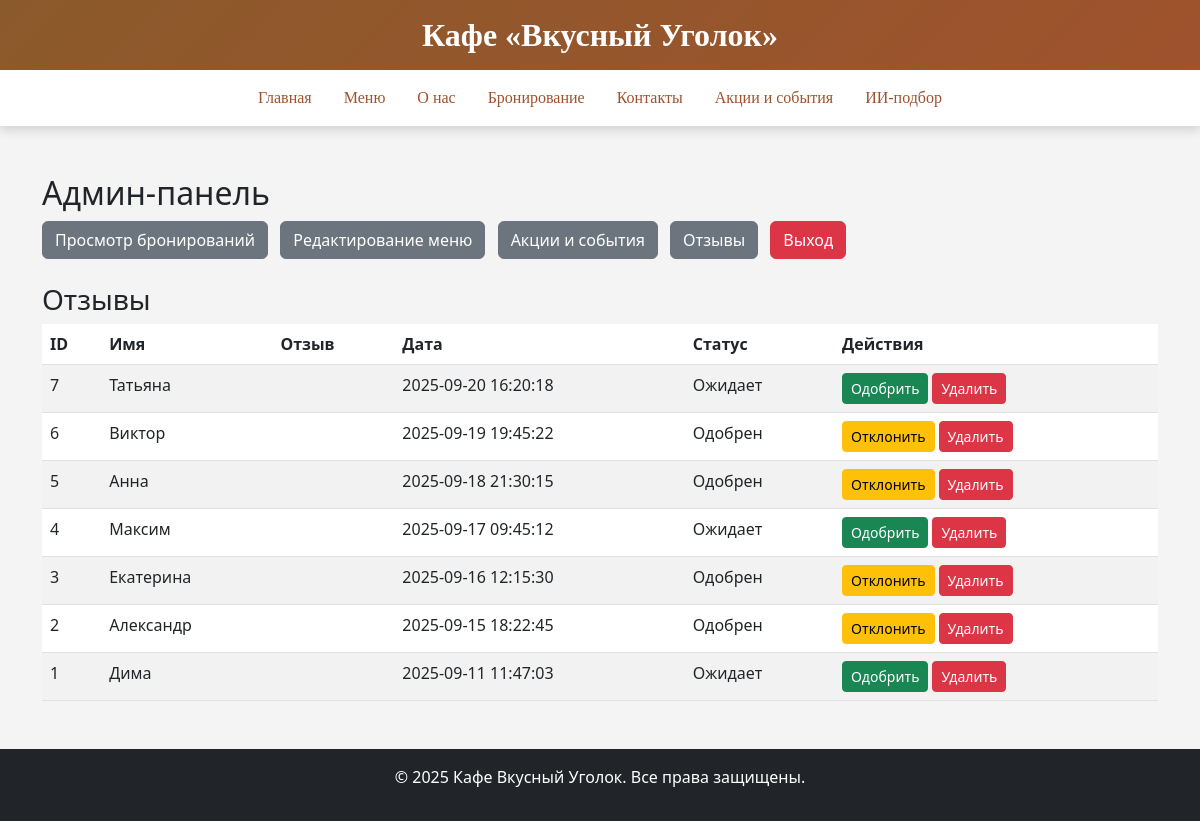
Page /admin.php?section=reviews (signed in) on the committed database.
### tables this page shows
CREATE TABLE reviews (
id int(11) NOT NULL,
name varchar(255) NOT NULL,
message text NOT NULL,
rating int(11) NOT NULL,
status enum('pending','approved','rejected') DEFAULT 'pending',
created_at timestamp DEFAULT CURRENT_TIMESTAMP,
approved tinyint(1) DEFAULT 0
);

### admin.php (the view, shortened to what this page needs)
<?php
include 'includes/db_connect.php';
$csrf = $_SESSION['csrf'];
function sanitize(?string $s): string {
    return htmlspecialchars($s ?? '', ENT_QUOTES | ENT_SUBSTITUTE, 'UTF-8');
}
$section = filter_input(INPUT_GET, 'section', FILTER_DEFAULT) ?? 'bookings';
?>
<!DOCTYPE html>
<html lang="ru">
<head>
    <link href="https://cdn.jsdelivr.net/npm/bootstrap@5.3.0/dist/css/bootstrap.min.css" rel="stylesheet">
    <link href="css/admin.css" rel="stylesheet">
</head>
<body>
<?php include 'includes/header.php'; ?>
<div class="container my-5">
    <h2>Админ-панель</h2>
    <nav class="mb-4">
        <a href="admin.php?section=bookings" class="btn btn-secondary me-2">Просмотр бронирований</a>
        <a href="admin.php?section=menu" class="btn btn-secondary me-2">Редактирование меню</a>
        <a href="admin.php?section=events" class="btn btn-secondary me-2">Акции и события</a>
        <a href="admin.php?section=reviews" class="btn btn-secondary me-2">Отзывы</a>
        <a href="admin.php?logout=1" class="btn btn-danger">Выход</a>
    </nav>
    <?php if ($section === 'bookings'): ?>
        <h3>Список бронирований</h3>
        <div class="mb-3">
            <label for="search" class="form-label">Поиск</label>
            <input type="text" id="search" class="form-control" placeholder="Введите имя, дату, время или контакт" onkeyup="searchBookings()">
        </div>
        <table class="table table-striped" id="bookingsTable">
            <thead>
            <tr><th>ID</th><th>Имя</th><th>Дата</th><th>Время</th><th>Гости</th><th>Контакт</th></tr>
            </thead>
            <tbody id="bookingsBody">
            <?php
            $stmt = $pdo->query("SELECT * FROM bookings ORDER BY date DESC");
            while ($booking = $stmt->fetch(PDO::FETCH_ASSOC)) {
                echo '<tr data-name="'.sanitize($booking['name']).'" data-date="'.sanitize($booking['date']).'" data-time="'.sanitize($booking['time']).'" data-contact="'.sanitize($booking['contact']).'">';
                echo '<td>'.(int)$booking['id'].'</td><td>'.sanitize($booking['name']).'</td><td>'.sanitize($booking['date']).'</td><td>'.sanitize($booking['time']).'</td><td>'.(int)$booking['guests'].'</td><td>'.sanitize($booking['contact']).'</td></tr>';
            }
            ?>
            </tbody>
        </table>
        <script>
            function searchBookings() {
                const input = document.getElementById('search').value.toLowerCase();
                const rows = document.getElementById('bookingsBody').getElementsByTagName('tr');
                for (let i = 0; i < rows.length; i++) {
                    const name = rows[i].getAttribute('data-name').toLowerCase();
                    const date = rows[i].getAttribute('data-date').toLowerCase();
                    const time = rows[i].getAttribute('data-time').toLowerCase();
                    const contact = rows[i].getAttribute('data-contact').toLowerCase();
                    rows[i].style.display = (name.includes(input) || date.includes(input) || time.includes(input) || contact.includes(input)) ? '' : 'none';
                }
            }
        </script>
    <?php elseif ($section === 'reviews'): ?>
        <h3>Отзывы</h3>
        <table class="table table-striped">
            <thead>
            <tr><th>ID</th><th>Имя</th><th>Отзыв</th><th>Дата</th><th>Статус</th><th>Действия</th></tr>
            </thead>
            <tbody>
            <?php
            $stmt = $pdo->query("SELECT * FROM reviews ORDER BY created_at DESC");
            while ($review = $stmt->fetch(PDO::FETCH_ASSOC)) {
                echo '<tr>';
                echo '<td>'.(int)$review['id'].'</td>';
                echo '<td>'.sanitize($review['name']).'</td>';
                echo '<td>'.nl2br(sanitize($review['review'])).'</td>';
                echo '<td>'.sanitize($review['created_at']).'</td>';
                echo '<td>'.($review['approved'] ? 'Одобрен' : 'Ожидает').'</td>';
                echo '<td>';
                if (!(int)$review['approved']) {
                    echo '<a href="admin.php?section=reviews&approve_review='.(int)$review['id'].'&token='.sanitize($csrf).'" class="btn btn-success btn-sm me-1">Одобрить</a>';
                } else {
                    echo '<a href="admin.php?section=reviews&reject_review='.(int)$review['id'].'&token='.sanitize($csrf).'" class="btn btn-warning btn-sm me-1">Отклонить</a>';
                }
                echo '<a href="admin.php?section=reviews&delete_review='.(int)$review['id'].'&token='.sanitize($csrf).'" class="btn btn-danger btn-sm" onclick="return confirm(\'Удалить отзыв?\')">Удалить</a>';
                echo '</td>';
                echo '</tr>';
            }
            ?>
            </tbody>
        </table>
    <?php endif; ?>
</div>
<?php include 'includes/footer.php'; ?>
</body>
</html>

### css/admin.css (style rules this page uses)
body { background-color: #f4f4f4; }
.table { background-color: white; }
.btn-secondary { background-color: #6c757d; }

### rows in the picture
reviews: id "7", name "Татьяна", created_at "2025-09-20 16:20:18", approved "Ожидает"
reviews: id "6", name "Виктор", created_at "2025-09-19 19:45:22", approved "Одобрен"
reviews: id "5", name "Анна", created_at "2025-09-18 21:30:15", approved "Одобрен"
reviews: id "4", name "Максим", created_at "2025-09-17 09:45:12", approved "Ожидает"
reviews: id "3", name "Екатерина", created_at "2025-09-16 12:15:30", approved "Одобрен"
reviews: id "2", name "Александр", created_at "2025-09-15 18:22:45", approved "Одобрен"
reviews: id "1", name "Дима", created_at "2025-09-11 11:47:03", approved "Ожидает"
